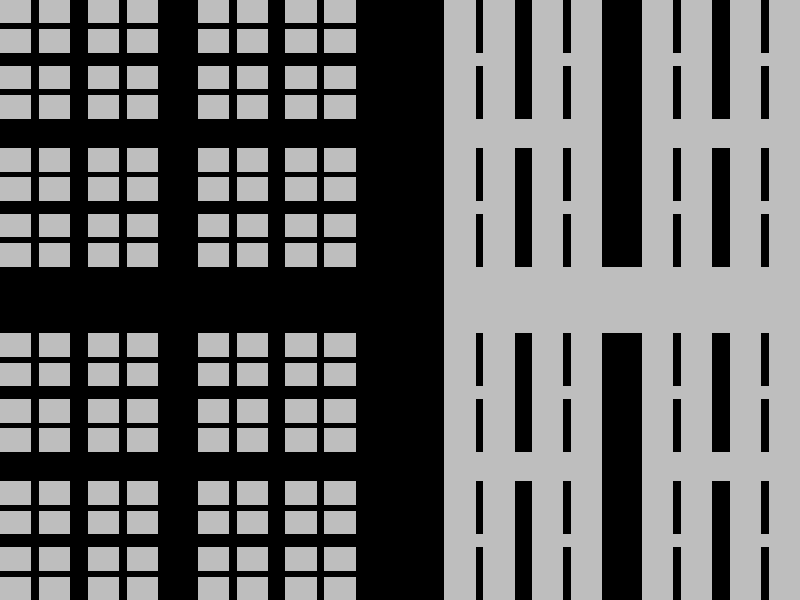

Generate this figure with R:
w = 50
r = 0.6666666666 # <sqrt(2)/2
b = (1-2*r^2)*w
h = w*r

colbg = "grey"
col1 = rgb(0,0,0)
col2 = rgb(0,0,0)
depth = 3

pdf("fracflag3.pdf",w,h)
par(mar=c(0,0,0,0), xaxs='i', yaxs='i')
plot(0,0,"n",xlim=c(0,w),ylim=c(0,h),axes=F,ann=F)
polygon(c(0,0,w,w),c(0,h,h,0),col=colbg,border = F)


xlist = list(c(0,w))
ylist = list(c(0,h))

for(jj in 0:depth){
    nxl = list()
    deg = jj*2
    for(i in 1:length(xlist)){
        xmid = mean(xlist[[i]])
        x1 = xmid-b*r^deg/2
        x2 = xmid+b*r^deg/2
        nxl[[2*i-1]] = sort(c(xlist[[i]][1],x1))
        nxl[[2*i]] = sort(c(xlist[[i]][2],x2))
        for(j in 1:length(ylist)){
            y1 = ylist[[j]][1]
            y2 = ylist[[j]][2]
            polygon(c(x1,x1,x2,x2),c(y1,y2,y2,y1),col=col1,border = F)
        }
    }
    xlist = nxl
    
    nyl = list()
    deg = jj*2+1
    for(i in 1:length(ylist)){
        ymid = mean(ylist[[i]])
        y1 = ymid-b*r^deg/2
        y2 = ymid+b*r^deg/2
        nyl[[2*i-1]] = sort(c(ylist[[i]][1],y1))
        nyl[[2*i]] = sort(c(ylist[[i]][2],y2))
        for(j in 1:length(ylist)){
            x1 = xlist[[j]][1]
            x2 = xlist[[j]][2]
            polygon(c(x1,x1,x2,x2),c(y1,y2,y2,y1),col=col1,border = F)
        }
    }
    ylist = nyl
}


dev.off()

print(1-2*r^2)
